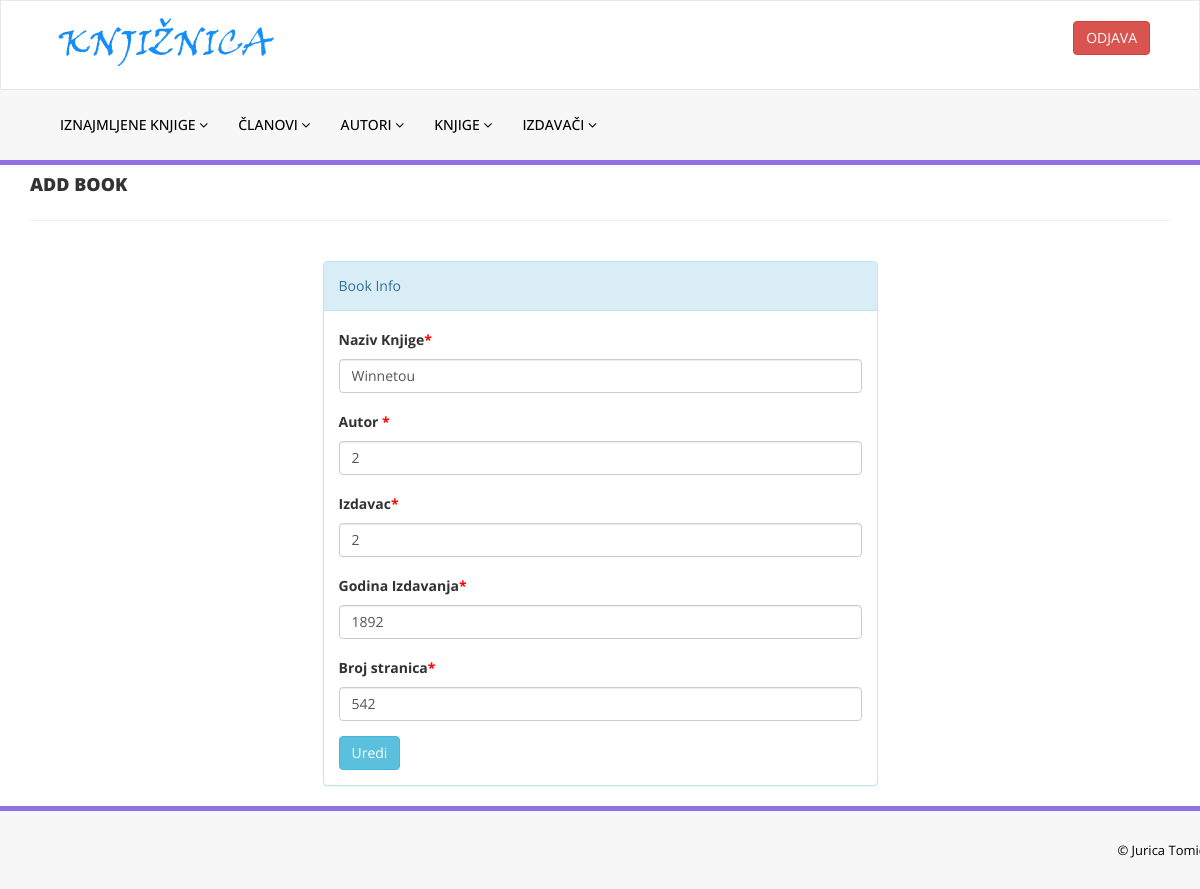
Page /urediKnjigu.php?ID_Knjige=2 (signed in) on the earlier database version.
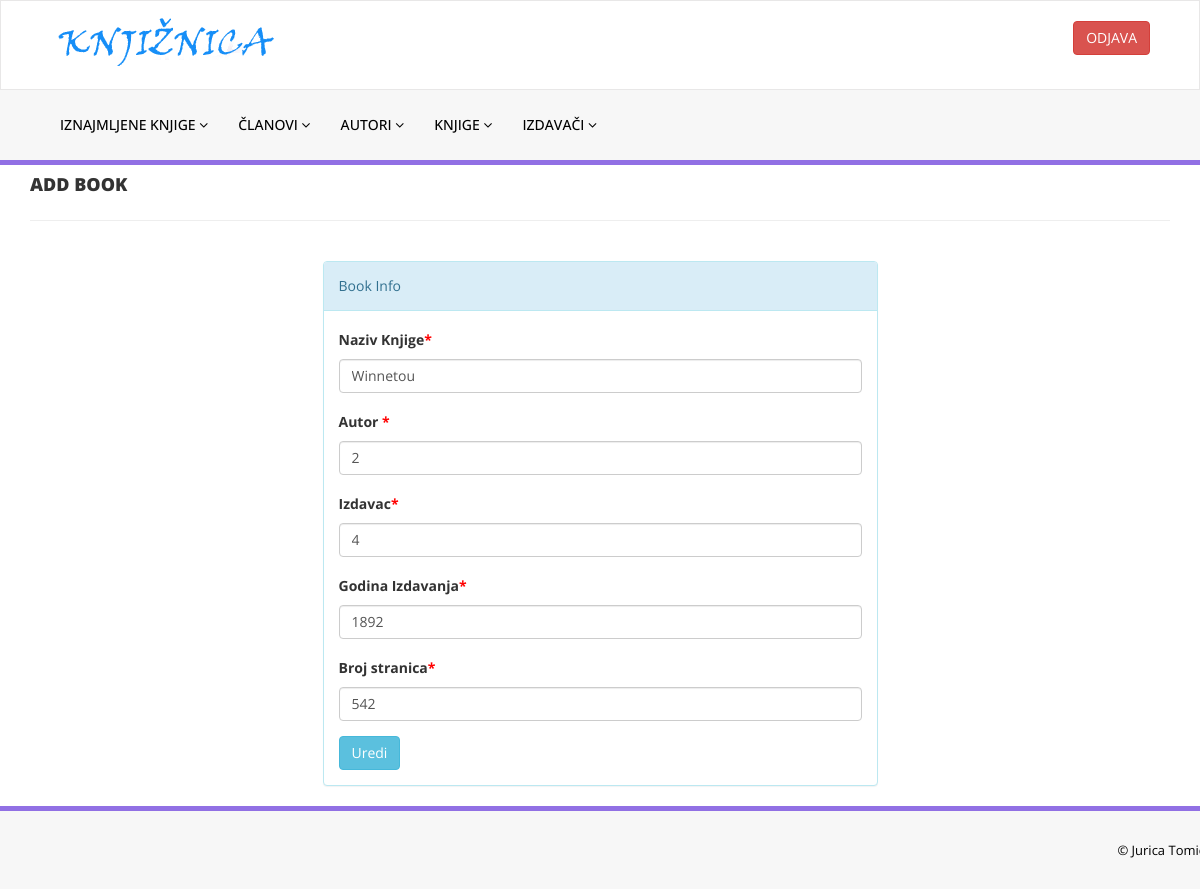
Same page on the later database version.
### tables this page shows
CREATE TABLE `knjige` (
  `ID_Knjige` int(11) NOT NULL,
  `Naziv` varchar(100) NOT NULL,
  `Godina_Izdavanja` varchar(10) DEFAULT NULL,
  `Status` tinyint(1) DEFAULT 1,
  `Autor_ID` int(11) NOT NULL,
  `Izdavac_ID` int(11) NOT NULL,
  `Br_Stranica` int(11) NOT NULL
);

CREATE TABLE `izdavaci` (
  `ID_Izdavac` int(11) NOT NULL,
  `Naziv` varchar(100) NOT NULL
);

CREATE TABLE `autori` (
  `ID_Autor` int(11) NOT NULL,
  `Naziv_Autora` varchar(100) NOT NULL
);

### urediKnjigu.php (the view, shortened to what this page needs)
<?php
include('includes/config.php');
if(strlen($_SESSION['alogin'])==0)
    {
header('location:index.php');
}
else{
?>
<!DOCTYPE html>
<html xmlns="http://www.w3.org/1999/xhtml">
<head>
    <link href="assets/css/bootstrap.css" rel="stylesheet" />
    <link href="assets/css/font-awesome.css" rel="stylesheet" />
    <link href="assets/css/style.css" rel="stylesheet" />
</head>
<body>
<?php include('includes/header.php');?>
    <div class="content-wra
    <div class="content-wrapper">
         <div class="container">
        <div class="row pad-botm">
            <div class="col-md-12">
                <h4 class="header-line">Add Book</h4>
                            </div>
</div>
<div class="row">
<div class="col-md-6 col-sm-6 col-xs-12 col-md-offset-3"">
<div class="panel panel-info">
<div class="panel-heading">
Book Info
</div>
<div class="panel-body">
<form role="form" method="post">
<?php
$ID_Knjige=intval($_GET['ID_Knjige']);
$sql = "SELECT autori.ID_Autor,izdavaci.ID_Izdavac, knjige.Naziv, knjige.Godina_Izdavanja, knjige.Status, knjige.Br_Stranica, autori.Naziv_Autora, izdavaci.Naziv as nzv from knjige inner join autori on knjige.Autor_ID = autori.ID_Autor inner join izdavaci on knjige.Izdavac_ID=izdavaci.ID_Izdavac where knjige.ID_Knjige=:ID_Knjige";
$query = $dbh -> prepare($sql);
$query->bindParam(':ID_Knjige',$ID_Knjige,PDO::PARAM_STR);
$query->execute();
$results=$query->fetchAll(PDO::FETCH_OBJ);
if($query->rowCount() > 0)
{
foreach($results as $result)
{               ?>
<div class="form-group">
<label>Naziv Knjige<span style="color:red;">*</span></label>
<input class="form-control" type="text" name="naziv" value="<?php echo htmlentities($result->Naziv);?>" required />
</div>
<div class="form-group">
<label>Autor <span style="color:red;">*</span></label>
<input class="form-control" type="text" name="author" value="<?php echo htmlentities($result->ID_Autor);?>"  required="required" />
</div>
<div class="form-group">
<label>Izdavac<span style="color:red;">*</span></label>
<input class="form-control" type="text" name="izdavac" value="<?php echo htmlentities($result->ID_Izdavac);?>"  required="required" />
</div>
<div class="form-group">
<label>Godina Izdavanja<span style="color:red;">*</span></label>
<input class="form-control" type="text" name="datum" value="<?php echo htmlentities($result->Godina_Izdavanja);?>"  required="required" />
</div>
 <div class="form-group">
 <label>Broj stranica<span style="color:red;">*</span></label>
 <input class="form-control" type="text" name="brstranica" value="<?php echo htmlentities($result->Br_Stranica);?>"   required="required" />
 </div>
 <?php }} ?>
<button type="submit" name="update" class="btn btn-info">Uredi </button>
                                    </form>
                            </div>
                        </div>
                            </div>
        </div>
    </div>
    </div>
  <?php include('includes/footer.php');?>
</body>
</html>
<?php } ?>

Differences in the rows shown:
changed knjige "Winnetou": izdavac "2" → "4"
